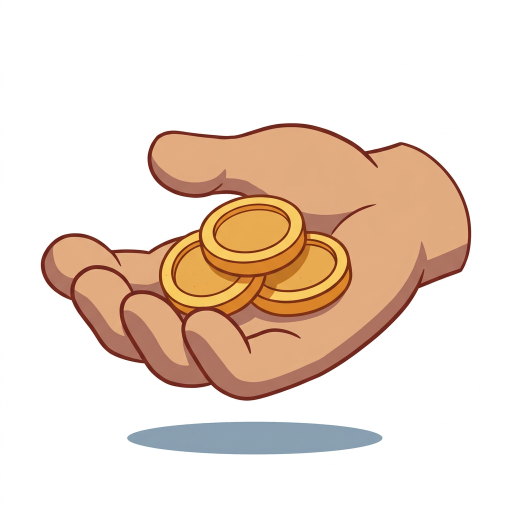
#> input picture assets_src/cards_new/g_coins.png, 1024 x 1024 px (shown at 1/2 size)
$ python -i cut_bg.py   (imports and definitions only)
#> lines starting #> are read from the running program, lines starting #| are printed output that depends on the picture; after the words box and inside, x2 and y2 are one past the last pixel; in counts of white or black regions, pixels touching at a corner belong together
#> further down, picture is the input picture: PIL image 1024x1024 RGB; mean R, G, B 237.1, 220.7, 208.1
#!/usr/bin/env python3
"""Готовит рисунки карточек для игры: берёт картинки из assets_src/cards_new, убирает белый фон,
обрезает лишние поля, уменьшает и кладёт в web/assets/cards под тем же именем (webp с прозрачным фоном:
он в шесть раз легче png, а на вид такой же).
Убирает и «дырки»: чисто-белые участки внутри предмета, сквозь которые виден фон (между ножек табуретки,
в ручке кружки). Белые части самого предмета не трогает: они у генератора не чисто-белые, а с оттенком.
Имя файла — имя рисунка из story/art.json, например g_coins.png.
Запуск из корня репозитория: python3 web/tools/cut_bg.py            — все новые картинки
                             python3 web/tools/cut_bg.py g_coins    — только названные
Нужны Pillow и numpy."""
import os, sys
from collections import deque

import numpy as np
from PIL import Image, ImageFilter

ROOT = os.path.join(os.path.dirname(os.path.abspath(__file__)), "..", "..")
SRC = os.path.join(ROOT, "assets_src", "cards_new")
OUT = os.path.join(ROOT, "web", "assets", "cards")
SIZE = 512       # сторона готового рисунка
WHITE = 232      # всё светлее этого на краю считается фоном
PURE = 249       # участок внутри предмета считается дыркой, если он такой же чисто-белый, как фон,
HOLE = 150       # и в нём не меньше стольких точек
KEEP_INNER = set()   # имена рисунков, у которых белое внутри трогать нельзя (если скрипт ошибётся)
EXT = (".png", ".jpg", ".jpeg", ".webp")


def holes(rgb, bg, light):
    """Чисто-белые замкнутые участки внутри предмета: это фон, который виден насквозь. Возвращает маску и их число."""
    pure = (rgb.min(axis=2) >= PURE) & ((rgb.max(axis=2) - rgb.min(axis=2)) <= 5) & ~bg
    h, w = pure.shape
    seen = np.zeros((h, w), bool)
    out = np.zeros((h, w), bool)
    n = 0
    ys, xs = np.nonzero(pure)
    for y0, x0 in zip(ys.tolist(), xs.tolist()):
        if seen[y0, x0]:
            continue
        comp = [(y0, x0)]
        seen[y0, x0] = True
        i = 0
        while i < len(comp):
            y, x = comp[i]
            i += 1
            for dy, dx in ((1, 0), (-1, 0), (0, 1), (0, -1)):
                ny, nx = y + dy, x + dx
                if 0 <= ny < h and 0 <= nx < w and pure[ny, nx] and not seen[ny, nx]:
                    seen[ny, nx] = True
                    comp.append((ny, nx))
        if len(comp) >= HOLE:
            n += 1
            for y, x in comp:
                out[y, x] = True
    for _ in range(2):  # светлая кайма вокруг дырки: на две точки в стороны, но только по светлому
        g = out.copy()
        g[1:] |= out[:-1]
        g[:-1] |= out[1:]
        g[:, 1:] |= out[:, :-1]
        g[:, :-1] |= out[:, 1:]
        out = out | (g & light)
    return out, n


def cut(im, inner=True, size=SIZE, margin=0.03):
    """Белый фон, который касается края картинки, делаем прозрачным. Белое внутри предмета не трогаем,
    кроме чисто-белых «дырок» (см. holes)."""
#> called with inner = True, size = 512, margin = 0.03
    rgb = np.asarray(im.convert("RGB")).astype(np.int16)
    h, w = rgb.shape[:2]
#> h = 1024; w = 1024
    light = (rgb.min(axis=2) >= WHITE) & ((rgb.max(axis=2) - rgb.min(axis=2)) <= 14)
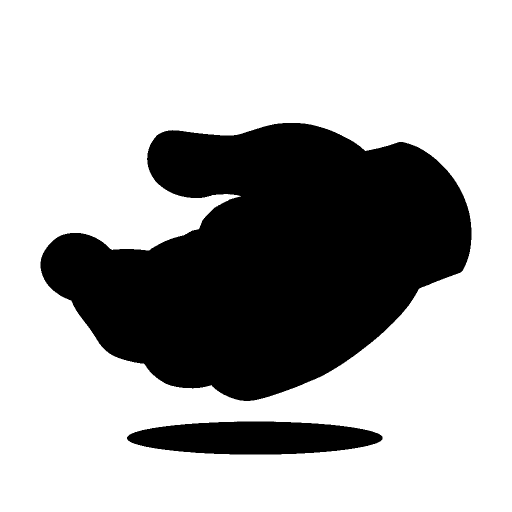
#> light: shape (1024, 1024) bool (shown at 1/2 size); 68.4% white; 2 black regions, box (x1, y1, x2, y2) and area: (81, 246, 943, 802) 304551, (254, 843, 765, 909) 26508
    bg = np.zeros((h, w), bool)
    q = deque()
    for x in range(w):
        for y in (0, h - 1):
            if light[y, x] and not bg[y, x]:
                bg[y, x] = True
                q.append((y, x))
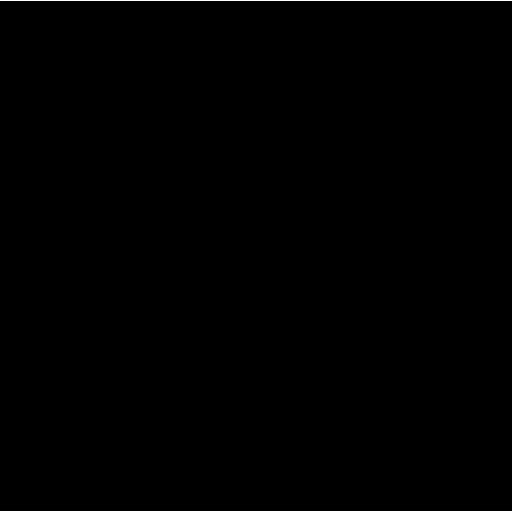
#> bg: shape (1024, 1024) bool (shown at 1/2 size); 0.2% white in thin lines or dots
    for y in range(h):
        for x in (0, w - 1):
            if light[y, x] and not bg[y, x]:
                bg[y, x] = True
                q.append((y, x))
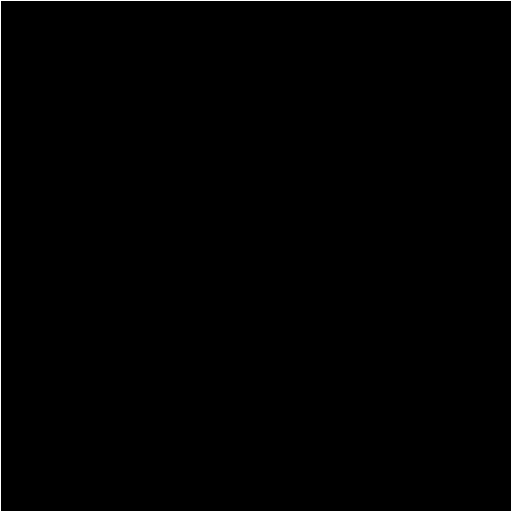
#> bg: shape (1024, 1024) bool (shown at 1/2 size); 0.39% white in thin lines or dots
    while q:
        y, x = q.popleft()
        for dy, dx in ((1, 0), (-1, 0), (0, 1), (0, -1)):
            ny, nx = y + dy, x + dx
            if 0 <= ny < h and 0 <= nx < w and light[ny, nx] and not bg[ny, nx]:
                bg[ny, nx] = True
                q.append((ny, nx))
    share = float(bg.mean())
#> share = 0.684
    nh = 0
    if inner:
        hole, nh = holes(rgb, bg, light)
#> in holes, `pure = (rgb.min(axis=2) >= PURE) & ((rgb.max(axis=2) - rgb.min(axis=2)..`: pure: shape (1024, 1024) bool; every value is 0
#> in holes, `ys, xs = np.nonzero(pure)`: ys = empty array
#> after the loop in holes, `for y0, x0 in zip(ys.tolist(), xs.tolist()):`: n = 0
#> nh = 0
        bg = bg | hole
    alpha = Image.fromarray(np.where(bg, 0, 255).astype(np.uint8))
    alpha = alpha.filter(ImageFilter.MinFilter(3)).filter(ImageFilter.GaussianBlur(0.8))  # убираем белую кайму
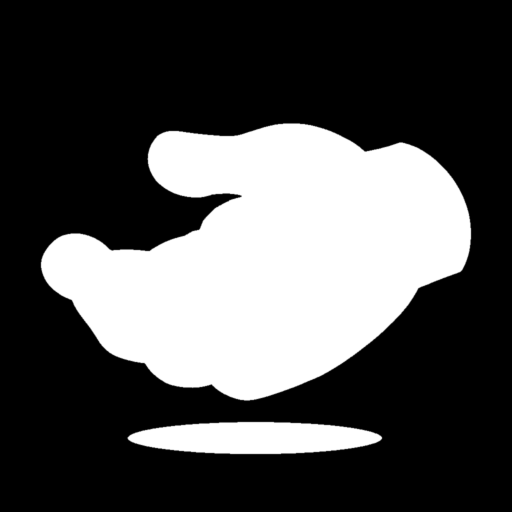
#> alpha: PIL image 1024x1024 L (shown at 1/2 size); min 0, max 255, mean 79.4
    out = im.convert("RGBA")
    out.putalpha(alpha)
    box = alpha.point(lambda v: 255 if v > 8 else 0).getbbox()
#> box = (81, 246, 943, 909)
    if box:
        m = int(max(out.size) * margin)
#> m = 30
        box = (max(0, box[0] - m), max(0, box[1] - m), min(out.width, box[2] + m), min(out.height, box[3] + m))
#> box = (51, 216, 973, 939)
        out = out.crop(box)
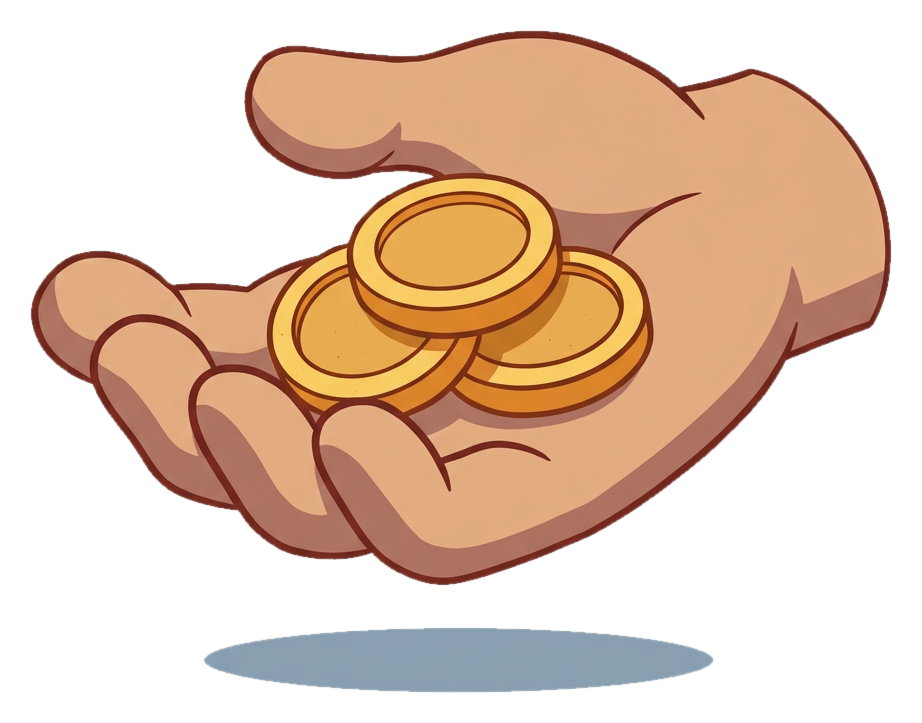
#> out: PIL image 922x723 RGBA; mean R, G, B, A 226.9, 201, 181.3, 124.9; transparent parts drawn white
    if size:
        out.thumbnail((size, size), Image.LANCZOS)
#> out: PIL image 512x401 RGBA
    return out, share, nh


def main():
    if not os.path.isdir(SRC):
        os.makedirs(SRC)
        print("создана папка", os.path.relpath(SRC), "— клади в неё новые картинки")
        return
    only = set(sys.argv[1:])
    os.makedirs(OUT, exist_ok=True)
    n = 0
    for f in sorted(os.listdir(SRC)):
        name, ext = os.path.splitext(f)
        if ext.lower() not in EXT or (only and name not in only):
            continue
        im = Image.open(os.path.join(SRC, f))
        out, share, nh = cut(im, inner=name not in KEEP_INNER)
        for e in EXT:  # старый рисунок с тем же именем убираем, чтобы в игре не было двух
            old = os.path.join(OUT, name + e)
            if os.path.exists(old):
                os.remove(old)
        out.save(os.path.join(OUT, name + ".webp"), quality=90, method=4)
        warn = "" if share > 0.15 else "  ← фона почти не нашлось: проверь, что он белый"
        print(f"{name}: {im.size} → {out.size}, фона убрано {share:.0%}" + (f", дырок внутри: {nh}" if nh else "") + warn)
        n += 1
    print("готово, рисунков:", n)


# [2 lines not run here, left out]

>>> from PIL import Image
>>> picture = Image.open('../../assets_src/cards_new/g_coins.png')
>>> result = cut(picture)

$ run again, on assets_src/cards_new/g_shout.png
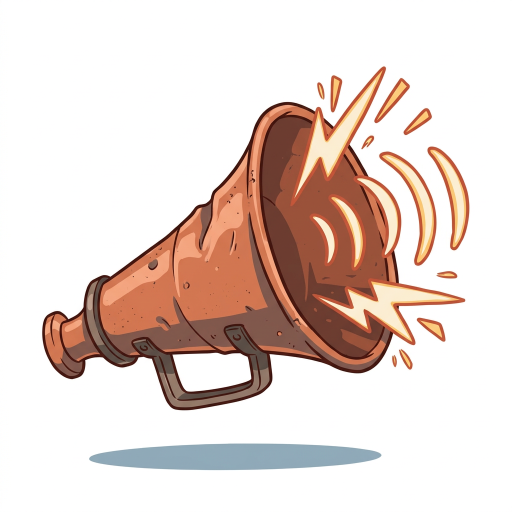
#> input picture assets_src/cards_new/g_shout.png, 1024 x 1024 px (shown at 1/2 size)
#> picture is the input picture: PIL image 1024x1024 RGB; mean R, G, B 230.2, 214.3, 207.9
#> light: shape (1024, 1024) bool; 71.2% white; 13 black regions, largest, box (x1, y1, x2, y2) and area: (84, 132, 931, 821) 252756, (178, 887, 763, 941) 24611, (757, 302, 874, 532) 8539
#> pure: shape (1024, 1024) bool; 0.89% white; 1 white region, box (x1, y1, x2, y2) and area: (348, 706, 502, 782) 9371
#> ys = 9371 values from 706 to 781; xs = 9371 values, max 501 at index 6424, min 348 at index 482, mean 423
#> the loop in holes, `for y0, x0 in zip(ys.tolist(), xs.tolist()):` made 9371 passes
#> (y0, x0, n) on pass 1: (706, 429, 1)
#> after the loop in holes, `for y0, x0 in zip(ys.tolist(), xs.tolist()):`: n = 1
#> in cut, `alpha = alpha.filter(ImageFilter.MinFilter(3)).filter(ImageFilter.Gaus..`:
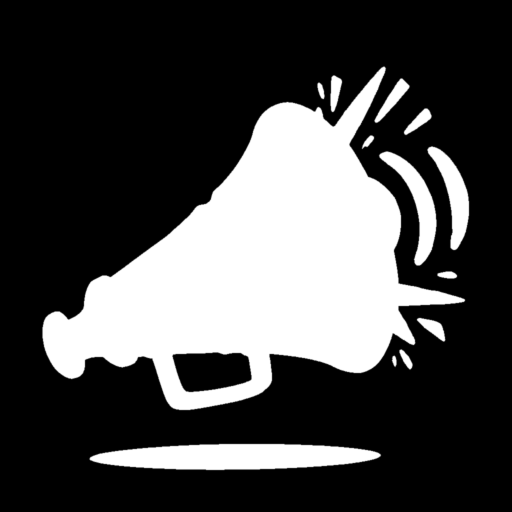
#> alpha: PIL image 1024x1024 L (shown at 1/2 size); min 0, max 255, mean 71.3
#> in cut, `box = alpha.point(lambda v: 255 if v > 8 else 0).getbbox()`: box = (84, 132, 939, 941)
#> in cut, `box = (max(0, box[0] - m), max(0, box[1] - m), min(out.width, box[2] +..`: box = (54, 102, 969, 971)
#> in cut, `out = out.crop(box)`:
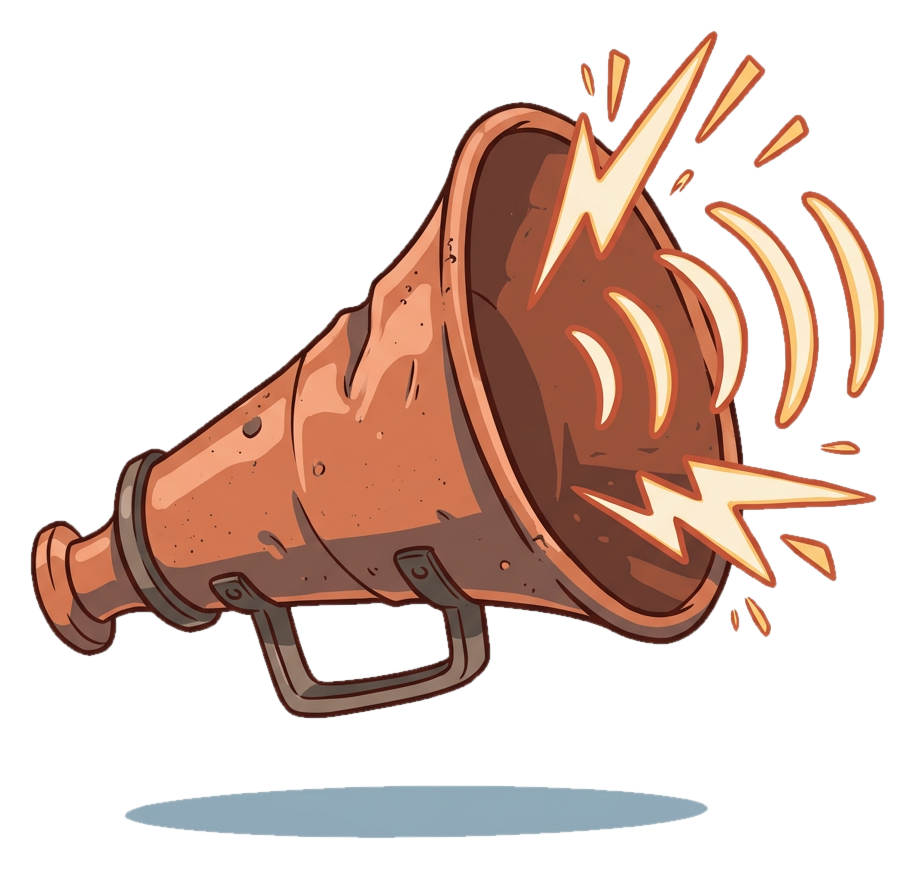
#> out: PIL image 915x869 RGBA; mean R, G, B, A 222.3, 201.4, 192.9, 94.1; transparent parts drawn white

$ run again, on assets_src/cards_new/g_sing.png
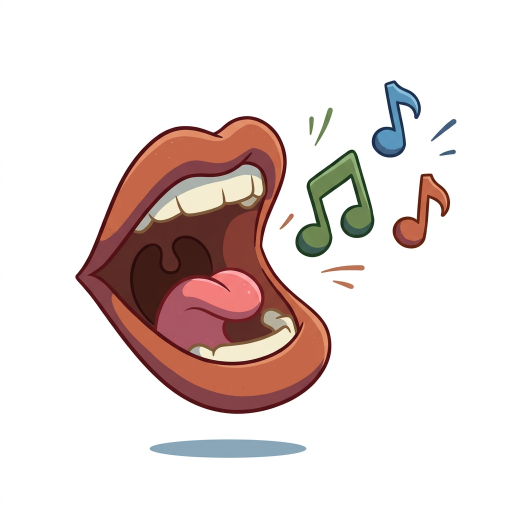
#> input picture assets_src/cards_new/g_sing.png, 1024 x 1024 px (shown at 1/2 size)
#> picture is the input picture: PIL image 1024x1024 RGB; mean R, G, B 229.7, 217.8, 215.3
#> in cut, `light = (rgb.min(axis=2) >= WHITE) & ((rgb.max(axis=2) - rgb.min(axis=..`:
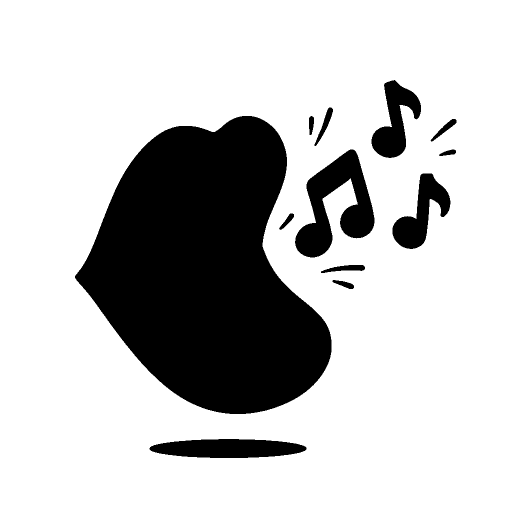
#> light: shape (1024, 1024) bool (shown at 1/2 size); 77% white; 12 black regions, largest, box (x1, y1, x2, y2) and area: (150, 232, 663, 828) 196665, (590, 299, 749, 515) 16422, (299, 878, 613, 916) 9372
#> pure: shape (1024, 1024) bool; every value is 0
#> ys = empty array
#> after the loop in holes, `for y0, x0 in zip(ys.tolist(), xs.tolist()):`: n = 0
#> in cut, `box = alpha.point(lambda v: 255 if v > 8 else 0).getbbox()`: box = (150, 161, 913, 916)
#> in cut, `box = (max(0, box[0] - m), max(0, box[1] - m), min(out.width, box[2] +..`: box = (120, 131, 943, 946)
#> in cut, `out = out.crop(box)`:
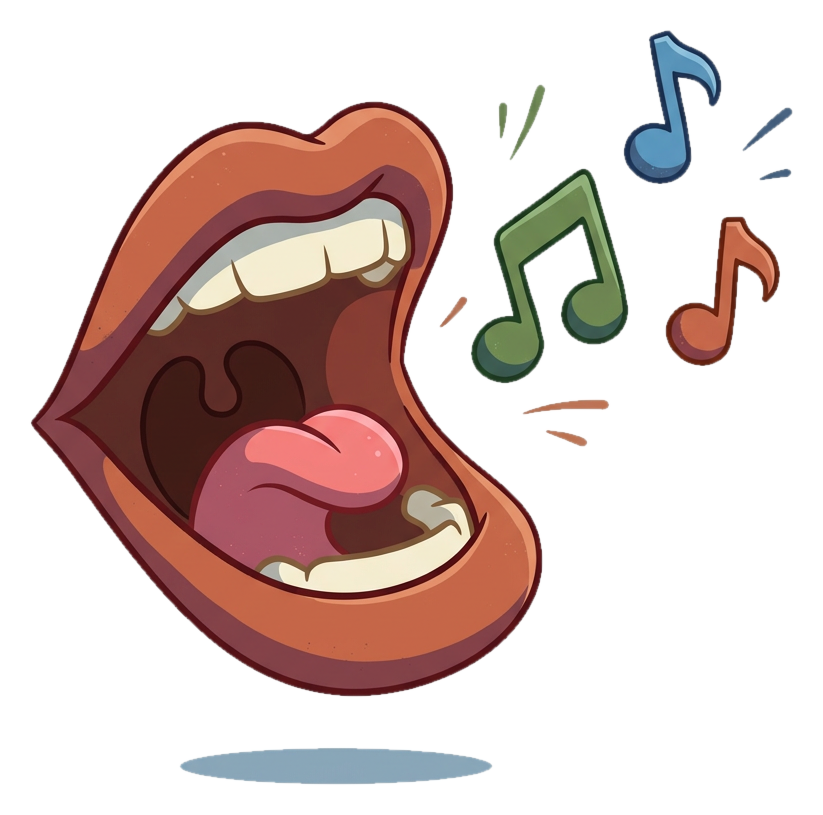
#> out: PIL image 823x815 RGBA; mean R, G, B, A 215.5, 196.8, 193, 89.2; transparent parts drawn white

$ run again, on assets_src/cards_new/g_sleep.png
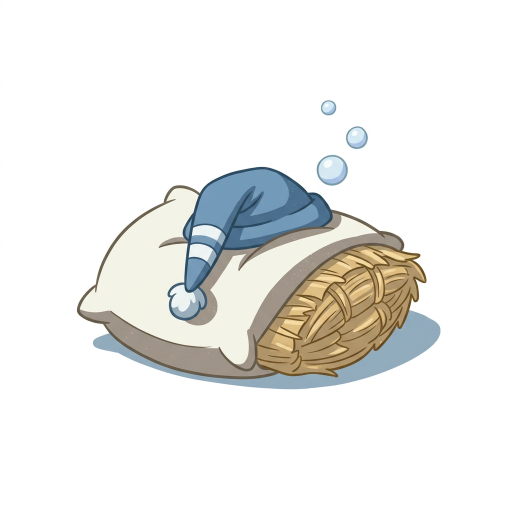
#> input picture assets_src/cards_new/g_sleep.png, 1024 x 1024 px (shown at 1/2 size)
#> picture is the input picture: PIL image 1024x1024 RGB; mean R, G, B 236.9, 236.9, 234.5
#> light: shape (1024, 1024) bool; 78.8% white; 33 black regions (29 under 20 px), largest, box (x1, y1, x2, y2) and area: (153, 333, 881, 779) 216590, (633, 309, 696, 372) 2890, (692, 252, 736, 298) 1520, (641, 200, 673, 231) 752
#> pure: shape (1024, 1024) bool; 0.01% white in thin lines or dots, all inside (x1, y1, x2, y2) = (359, 263, 712, 642)
#> ys = 53 values from 263 to 641; xs = 53 values, max 711 at index 2, min 359 at index 50, mean 631.7
#> the loop in holes, `for y0, x0 in zip(ys.tolist(), xs.tolist()):` made 53 passes
#> (y0, x0) on passes 1 to 8: (263, 708), (264, 710), (264, 711), (265, 710), (265, 711), (266, 709), (266, 710), (266, 711)
#> after the loop in holes, `for y0, x0 in zip(ys.tolist(), xs.tolist()):`: n = 0
#> in cut, `alpha = alpha.filter(ImageFilter.MinFilter(3)).filter(ImageFilter.Gaus..`:
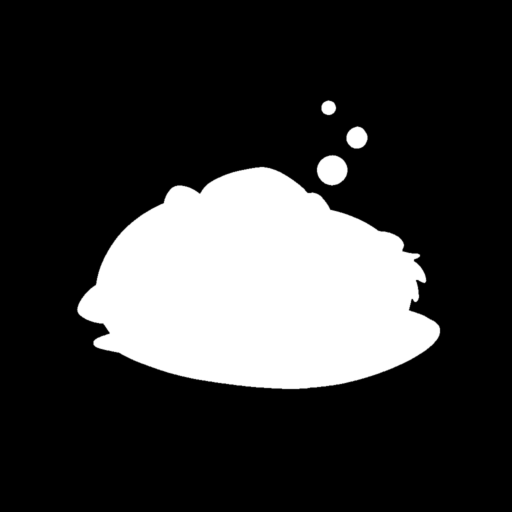
#> alpha: PIL image 1024x1024 L (shown at 1/2 size); min 0, max 255, mean 55.9
#> in cut, `box = alpha.point(lambda v: 255 if v > 8 else 0).getbbox()`: box = (153, 200, 881, 779)
#> in cut, `box = (max(0, box[0] - m), max(0, box[1] - m), min(out.width, box[2] +..`: box = (123, 170, 911, 809)
#> in cut, `out = out.crop(box)`:
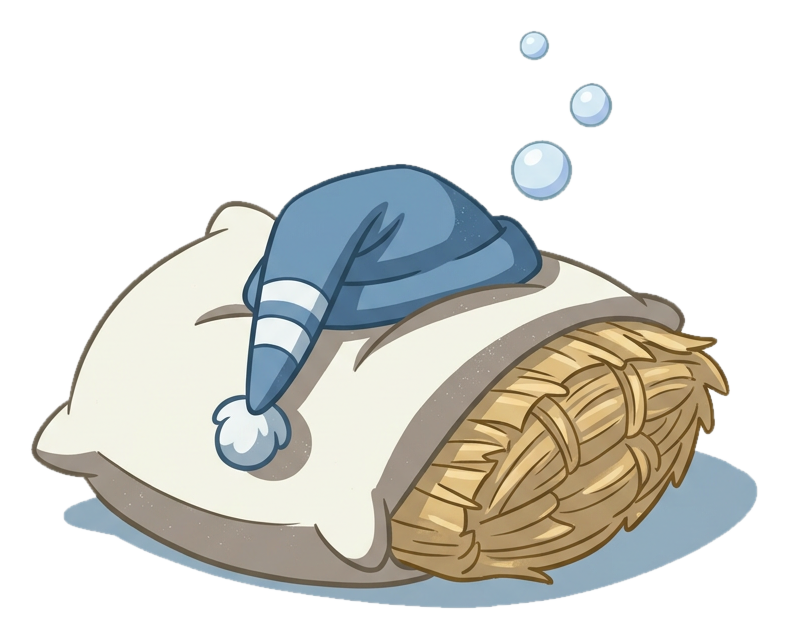
#> out: PIL image 788x639 RGBA; mean R, G, B, A 217.5, 217.4, 212.5, 116.3; transparent parts drawn white
